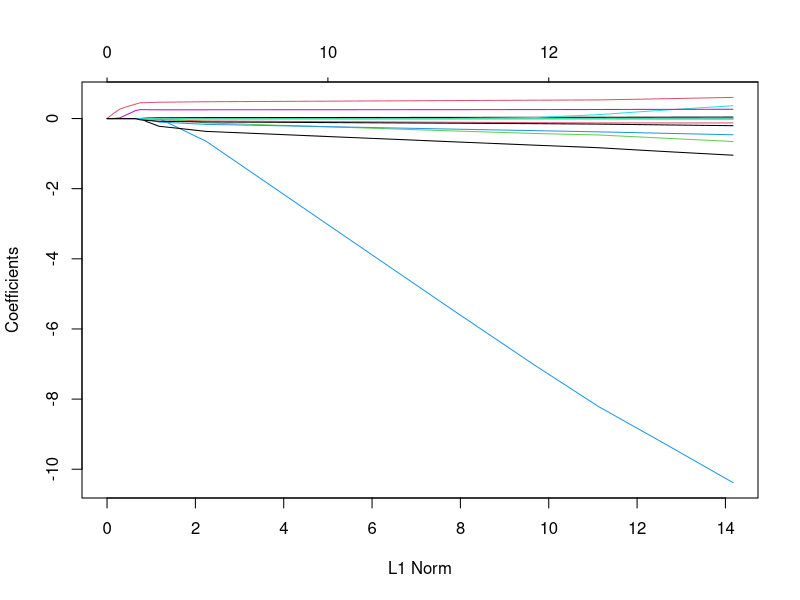
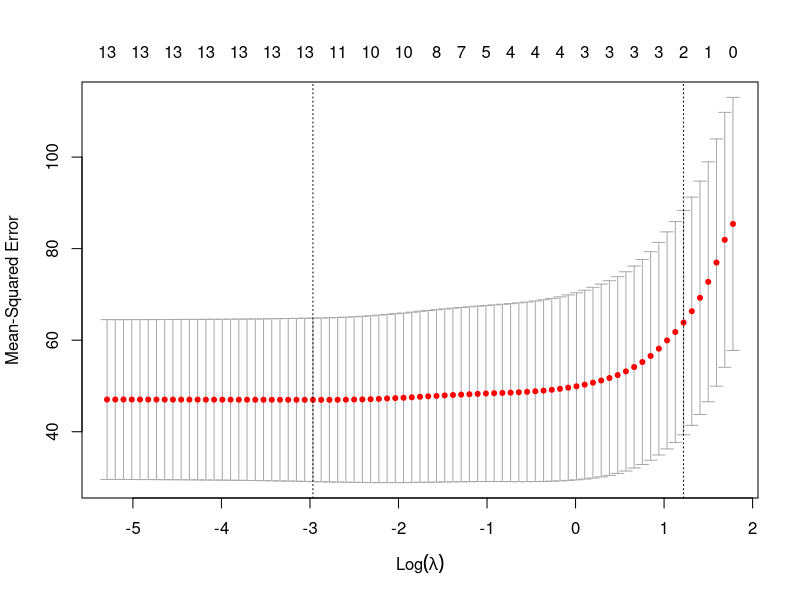
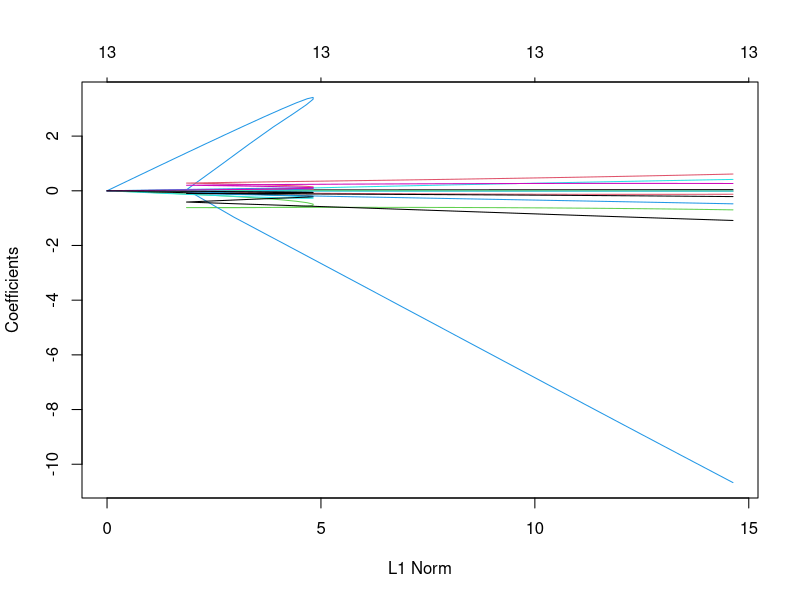
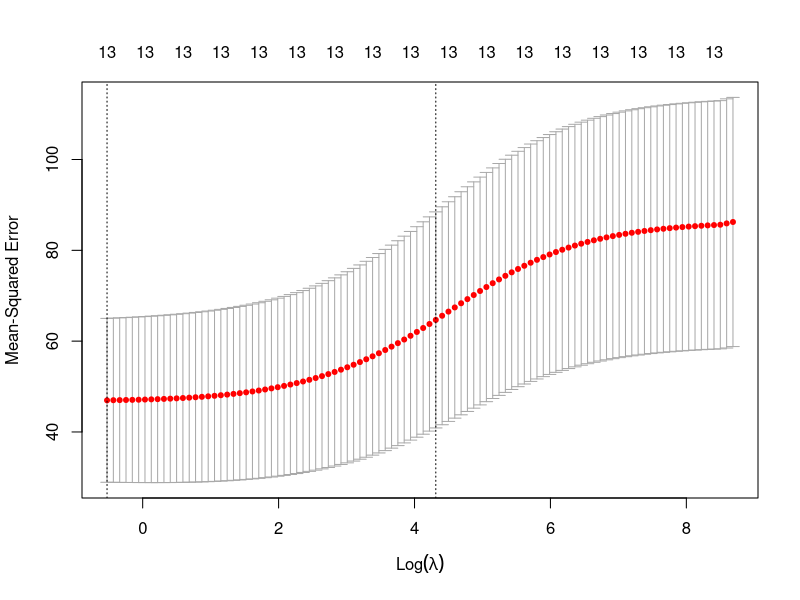

The R script that drew these images, in order:
## ---- chunk 1
knitr::opts_chunk$set(echo = TRUE)
## ---- chunk 2
require(MASS); require(tidyverse); require(caret); require(leaps); require(glmnet)
set.seed(1)
data('Boston')
## ---- chunk 3
set.seed(123)
train <- sample(c(TRUE,FALSE), nrow(Boston),rep = TRUE)
test <- (! train)
## ---- chunk 4
regfit.best = regsubsets(crim ~ .,data = Boston[train,],nvmax = 13)
## ---- chunk 5
test.mat = model.matrix(crim ~ .,data = Boston[test,])
## ---- chunk 6
val.errors_best = rep(NA,13)

for (i in 1:13){
  coefi = coef(regfit.best,id=i)
  pred = test.mat[,names(coefi)]%*%coefi
  val.errors_best[i] = mean((Boston$crim[test]-pred)^2)
}
## ---- chunk 7
which.min(val.errors_best)
## ---- chunk 8
coef(regfit.best,2)
## ---- chunk 9
regfit.fwd = regsubsets(crim ~ .,data = Boston[train,],nvmax = 13, method ="forward")
## ---- chunk 10
test.mat = model.matrix(crim ~ .,data = Boston[test,])
## ---- chunk 11
val.errors_fwd = rep(NA,13)

for (i in 1:13){
  coefi = coef(regfit.fwd,id=i)
  pred = test.mat[,names(coefi)]%*%coefi
  val.errors_fwd[i] = mean((Boston$crim[test]-pred)^2)
}
## ---- chunk 12
which.min(val.errors_fwd)
## ---- chunk 13
coef(regfit.fwd,2)
## ---- chunk 14
regfit.bwd = regsubsets(crim ~ .,data = Boston[train,],nvmax = 13, method ="backward")
## ---- chunk 15
test.mat = model.matrix(crim ~ .,data = Boston[test,])
## ---- chunk 16
val.errors_bwd = rep(NA,13)

for (i in 1:13){
  coefi = coef(regfit.bwd,id=i)
  pred = test.mat[,names(coefi)]%*%coefi
  val.errors_bwd[i] = mean((Boston$crim[test]-pred)^2)
}
## ---- chunk 17
which.min(val.errors_bwd)
## ---- chunk 18
coef(regfit.bwd,2)
## ---- chunk 19
print(val.errors_best)
print(val.errors_fwd)
print(val.errors_bwd)
## ---- chunk 20
x = model.matrix(crim ~ .,Boston )[,-1]
y = Boston$crim
## ---- chunk 21
set.seed(1)

train_lasso=sample (1: nrow(x), nrow(x)/2)
test_lasso=(-train_lasso) 
y.test_lasso=y[test_lasso]
## ---- chunk 22
grid=10^seq(10,-2, length =100)

lasso.mod=glmnet(x[train_lasso ,],y[ train_lasso],alpha=1, lambda =grid)
plot(lasso.mod)
## ---- chunk 23
set.seed(1)

cv.out=cv.glmnet(x[train_lasso ,],y[ train_lasso],alpha=1)
plot(cv.out)
## ---- chunk 24
bestlam =cv.out$lambda.min
lasso.pred=predict (lasso.mod ,s=bestlam ,newx=x[test_lasso ,])
mean((lasso.pred -y.test_lasso)^2)
## ---- chunk 25
x = model.matrix(crim ~ .,Boston )[,-1]
y = Boston$crim
## ---- chunk 26
set.seed(1)

train_ridge=sample (1: nrow(x), nrow(x)/2)
test_ridge=(-train_ridge) 
y.test_ridge=y[test_ridge]
## ---- chunk 27
grid=10^seq(10,-2, length =100)

ridge.mod=glmnet(x[train_ridge ,],y[ train_ridge],alpha=0, lambda =grid)
plot(ridge.mod)
## ---- chunk 28
set.seed(1)

cv.out=cv.glmnet(x[train_ridge ,],y[ train_ridge],alpha=0)
plot(cv.out)
## ---- chunk 29
bestlam =cv.out$lambda.min
ridge.pred=predict (ridge.mod ,s=bestlam ,newx=x[test_ridge ,])
mean((ridge.pred -y.test_ridge)^2)
